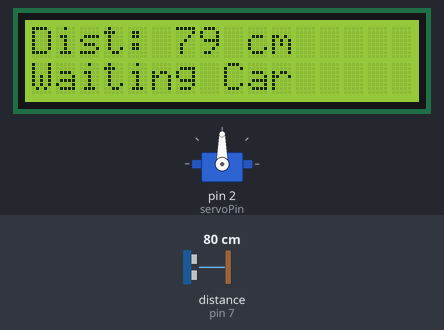
Simulated run of this sketch. Board: Arduino Uno, built with avr-gcc and run on an emulated ATmega328P. On the bench: servo, 16×2 character LCD. Wiring (inferred from the names in the program): ultrasonic range finder: trigger pin 6; echo pin 7. The inputs (shaded band) are chosen by the test bench; at power-on: distance to the obstacle (sensor on pin 7) 80 cm. The echo pulse lasts 58.3 µs per cm.

Above: at 2.69 s.
3.3 s: distance to the obstacle (sensor on pin 7) set to 18 cm
At 4.6 s:
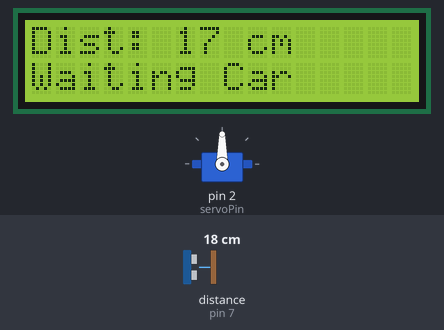
4.9 s: distance to the obstacle (sensor on pin 7) set to 14 cm
At 5.8 s:
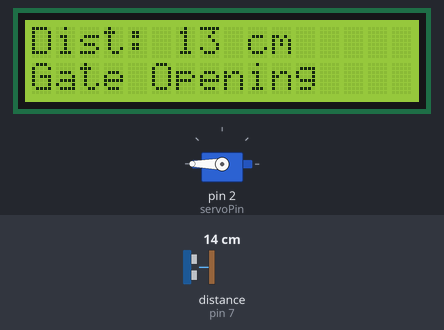
At 10.9 s:
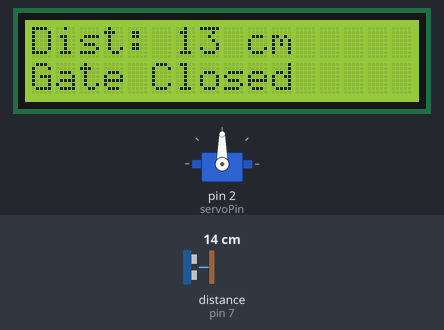
Timing chart, 0 to 12.4 s (numbered marks = the images above; inputs shaded):
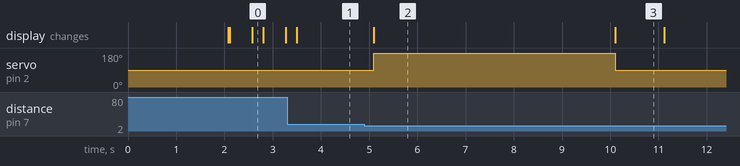

The sketch:

parkingsystem.ino
```cpp
#include <Wire.h>
#include <LiquidCrystal_I2C.h>
#include <Servo.h>

LiquidCrystal_I2C lcd(0x27, 16, 2);
Servo gate;

const int trigPin = 6;
const int echoPin = 7;
const int servoPin = 2;

long duration;
int distance;

bool gateOpen = false;

void setup() {
  pinMode(trigPin, OUTPUT);
  pinMode(echoPin, INPUT);

  gate.attach(servoPin);
  gate.write(90); // closed

  lcd.init();
  lcd.backlight();

  lcd.setCursor(0, 0);
  lcd.print("Parking System");
  delay(2000);
  lcd.clear();
}

int getDistance() {
  digitalWrite(trigPin, LOW);
  delayMicroseconds(2);

  digitalWrite(trigPin, HIGH);
  delayMicroseconds(10);
  digitalWrite(trigPin, LOW);

  duration = pulseIn(echoPin, HIGH, 30000); // timeout 30ms

  if (duration == 0) return -1;

  return duration * 0.034 / 2;
}

void loop() {

  distance = getDistance();

  lcd.setCursor(0, 0);
  lcd.print("Dist: ");
  lcd.print(distance);
  lcd.print(" cm   ");

  if (distance > 0 && distance <= 15 && !gateOpen) {

    gateOpen = true;

    lcd.setCursor(0, 1);
    lcd.print("Gate Opening ");

    gate.write(180);
    delay(5000);

    gate.write(90);

    lcd.setCursor(0, 1);
    lcd.print("Gate Closed  ");

    delay(1000);
  }

  if (distance > 20) {
    gateOpen = false; // reset when car leaves
  }

  if (distance == -1) {
    lcd.setCursor(0, 1);
    lcd.print("Sensor Error ");
  } else {
    lcd.setCursor(0, 1);
    lcd.print("Waiting Car  ");
  }

  delay(200);
}
```

Measured:
- the behaviour switches between 17 and 16 cm on distance to the obstacle (sensor on pin 7) (found by bisection; images 1 and 2)
- after the input at 3.3 s, the display: changes after 0.20 s (image 1)
- after the input at 4.9 s, servo on pin 2 (servoPin): 90° → 180° after 0.20 s, → 90° 5.0 s later; the display: changes after 0.20 s (image 2)
- what the display in image 2 shows lasts 5.0 s, from 5.1 s to 10.1 s
- what the display in image 3 shows lasts 1.0 s, from 10.1 s to 11.1 s
